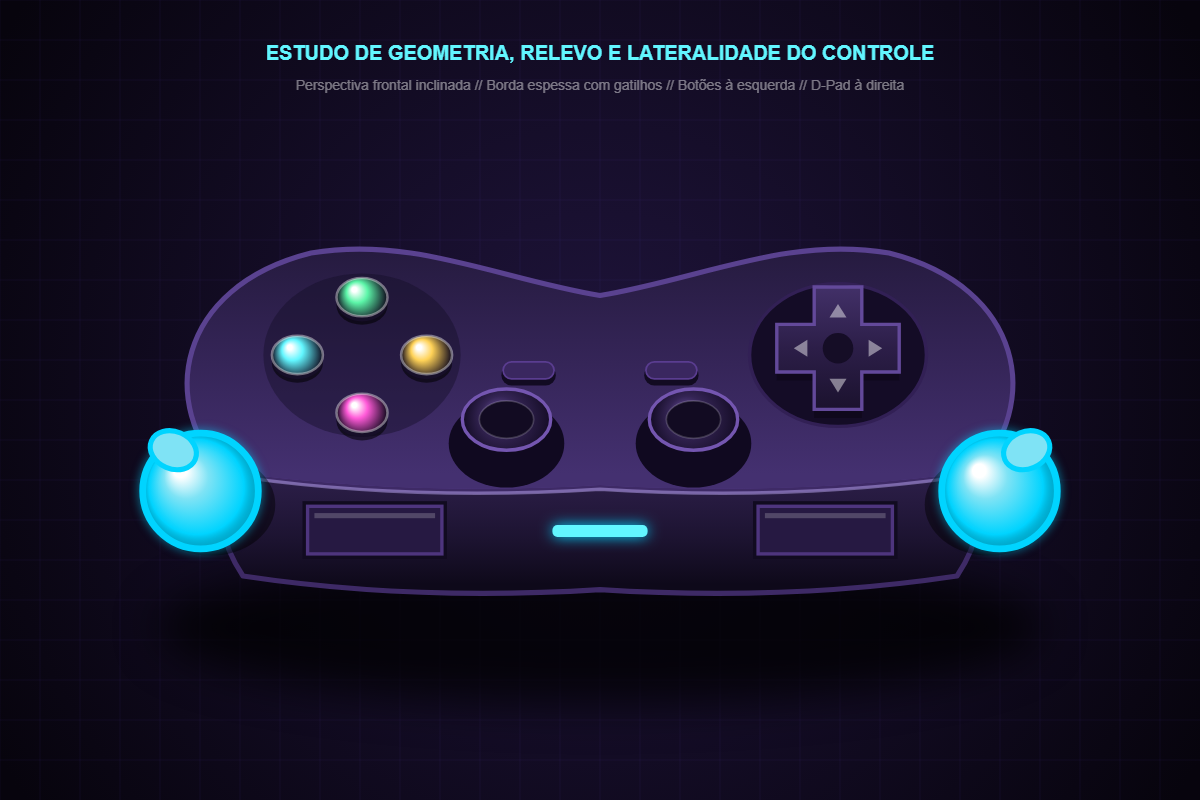
#> input picture conteudo-planejado/videos-echo/castlevania-castelo-invertido/v2/teste_controle.png, 1200 x 800 px, given in place of codex-clipboard-95141030-6040-414d-a115-4c83ce9ee360.png, which was not available
$ python gerar_prancha_frenetica.py
#> lines starting #> are read from the running program, lines starting #| are printed output that depends on the picture
import json
import subprocess
import textwrap
from pathlib import Path

from PIL import Image, ImageDraw, ImageEnhance, ImageFont, ImageOps


RAIZ = Path(__file__).resolve().parent
PASTA_ORIGINAL = Path(r"E:\Taren\Documents\1 - Projeto Renda Extra\Postagens\Estratégia Nerd\Curiosidades e dicas\Castlevania - SOTN")
GAMEPLAY = PASTA_ORIGINAL / "GamePlay.mp4"
TRAILER = PASTA_ORIGINAL / "trailer.mp4"
MAPA = PASTA_ORIGINAL / "sotnmap1-SF.png"
PRESS_START = Path(r"C:\Users\WINDOWS\AppData\Local\Temp\codex-clipboard-95141030-6040-414d-a115-4c83ce9ee360.png")
ENCERRAMENTO = RAIZ / "assets" / "teste_t40s_encerramento.png"
SAIDA = RAIZ / "prancha-frenetica"
FONT = Path(r"C:\Windows\Fonts\arial.ttf")


def quadro_video(video: Path, tempo: float, saida: Path):
    subprocess.run([
        "ffmpeg", "-y", "-hide_banner", "-loglevel", "error", "-i", str(video),
        "-ss", str(tempo), "-frames:v", "1", str(saida),
    ], check=True)


def ajustar_640x480(img: Image.Image) -> Image.Image:
    fundo = Image.new("RGB", (640, 480), "black")
    contido = ImageOps.contain(img.convert("RGB"), (640, 480), Image.Resampling.LANCZOS)
    fundo.paste(contido, ((640 - contido.width) // 2, (480 - contido.height) // 2))
    return fundo


def painel(item: dict, imagem: Image.Image) -> Image.Image:
    base = Image.new("RGB", (640, 590), "#101018")
    base.paste(ajustar_640x480(imagem), (0, 0))
    draw = ImageDraw.Draw(base)
    titulo = ImageFont.truetype(str(FONT), 22)
    corpo = ImageFont.truetype(str(FONT), 18)
    draw.text((14, 490), f"{item['n']:02d}  {item['inicio']:.2f}–{item['fim']:.2f}s  ·  {item['fonte']}", font=titulo, fill="white")
    acao = " / ".join(textwrap.wrap(item["acao"], 54))
    transicao = " / ".join(textwrap.wrap("Transição: " + item["transicao"], 54))
    draw.text((14, 521), acao, font=corpo, fill="#d9e2ff")
    draw.text((14, 551), transicao, font=corpo, fill="#75e7ff")
    return base


def montar_pagina(paineis: list[Image.Image], caminho: Path):
    linhas = (len(paineis) + 1) // 2
    folha = Image.new("RGB", (1300, linhas * 600), "#07040d")
    for i, p in enumerate(paineis):
        folha.paste(p, ((i % 2) * 650 + 5, (i // 2) * 600 + 5))
    folha.save(caminho, optimize=True)


def main():
    SAIDA.mkdir(exist_ok=True)
    itens = json.loads((RAIZ / "timeline-frenetica.json").read_text(encoding="utf-8"))
#> (reads conteudo-planejado/videos-echo/castlevania-castelo-invertido/v2/timeline-frenetica.json from the repository)
    paineis = []

    for item in itens:
        bruto = SAIDA / f"bruto_{item['n']:02d}.png"
        if item["fonte"] == "press-start":
            captura = Image.open(PRESS_START)
#> captura is the input picture: PIL image 1200x800 RGB; mean R, G, B 24.5, 22.7, 47.5
            imagem = captura.crop((0, 180, captura.width, 720))
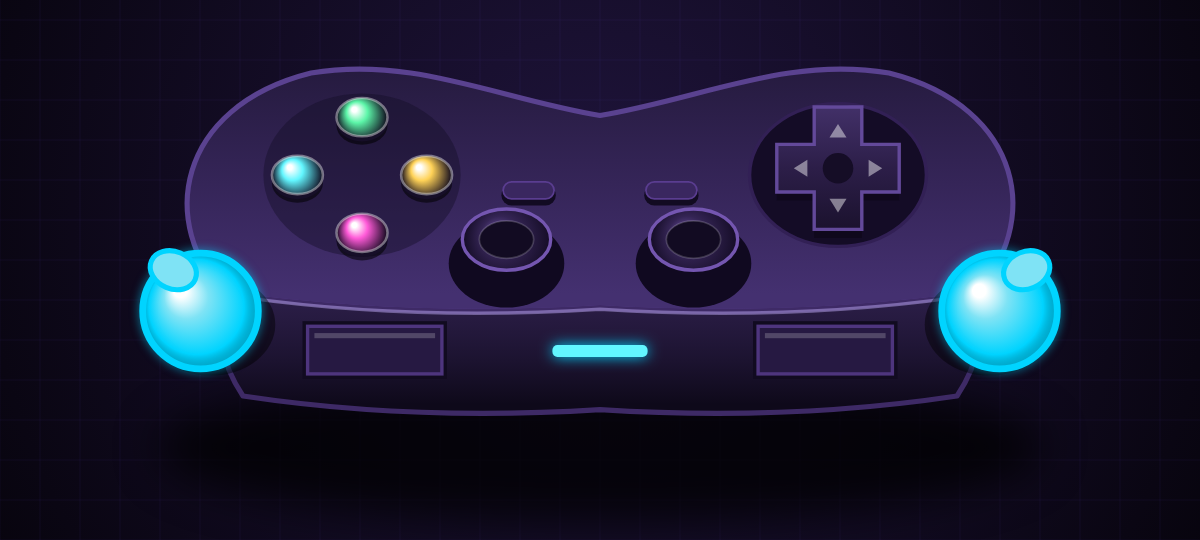
#> imagem: PIL image 1200x540 RGB; mean R, G, B 27.8, 26.8, 54
        elif item["fonte"] == "encerramento":
            imagem = Image.open(ENCERRAMENTO)
        elif item["fonte"] == "mapa":
            fundo_path = SAIDA / "fundo_mapa.png"
            quadro_video(GAMEPLAY, 200.0, fundo_path)
            fundo = ImageEnhance.Brightness(Image.open(fundo_path).convert("RGB")).enhance(0.35)
            mapa = ImageOps.contain(Image.open(MAPA).convert("RGBA"), (600, 460), Image.Resampling.LANCZOS)
            fundo = fundo.convert("RGBA")
            fundo.alpha_composite(mapa, ((640 - mapa.width) // 2, (480 - mapa.height) // 2))
            imagem = fundo.convert("RGB")
        else:
            fonte = GAMEPLAY if item["fonte"] == "gameplay" else TRAILER
            quadro_video(fonte, item["origem"], bruto)
            imagem = Image.open(bruto)
        paineis.append(painel(item, imagem))
#> in painel, `base = Image.new("RGB", (640, 590), "#101018")`:
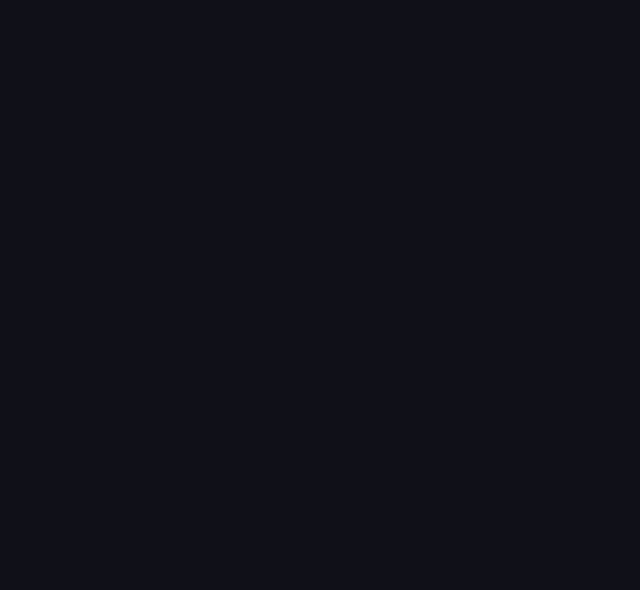
#> base: PIL image 640x590 RGB; mean R, G, B 16, 16, 24
#> in ajustar_640x480, `fundo = Image.new("RGB", (640, 480), "black")`: fundo: PIL image 640x480 RGB; every value is 0
#> in ajustar_640x480, `fundo.paste(contido, ((640 - contido.width) // 2, (480 - contido.heigh..`:
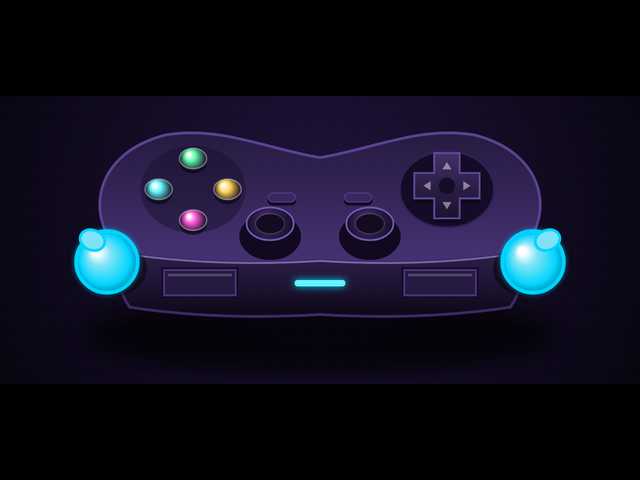
#> fundo: PIL image 640x480 RGB; mean R, G, B 16.7, 16.1, 32.4
#> in painel, `base.paste(ajustar_640x480(imagem), (0, 0))`:
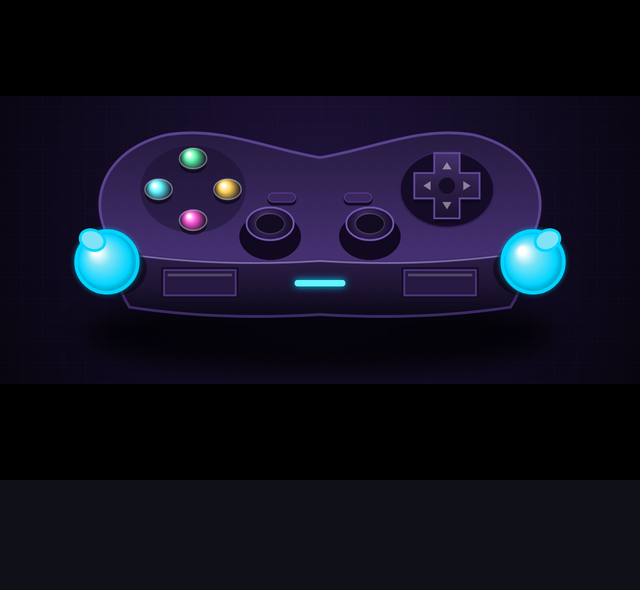
#> base: PIL image 640x590 RGB; mean R, G, B 16.6, 16, 30.8
#> pass 2 of the loop in main, `for item in itens:`:
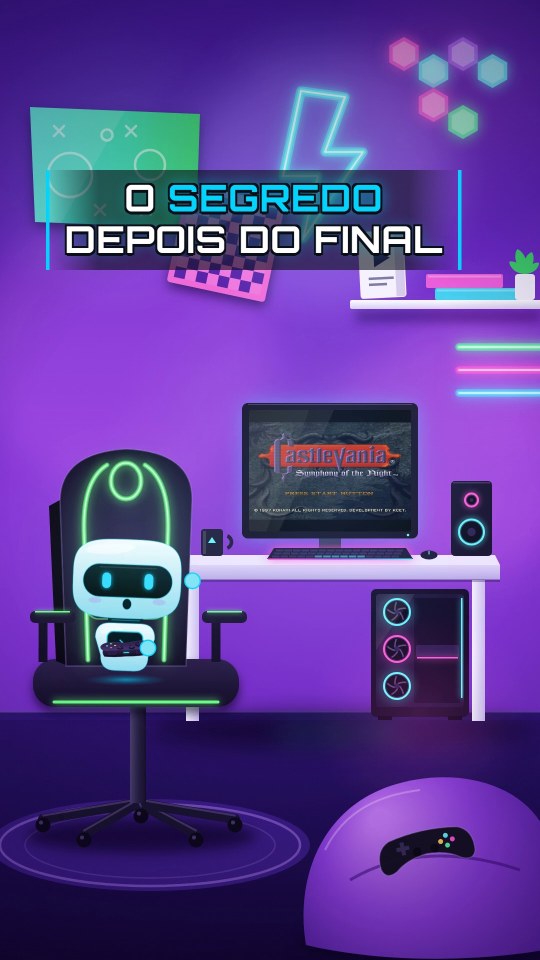
#> input picture conteudo-planejado/videos-echo/castlevania-castelo-invertido/v2/capa/capa_a.jpg, 1080 x 1920 px, given in place of bruto_02.png, which was not available (shown at 1/2 size)
#> in main, imagem is the input picture: PIL image 1080x1920 RGB; mean R, G, B 90.9, 63.6, 148.8
#> contido: PIL image 270x480 RGB
#> in ajustar_640x480 (call 2), `fundo.paste(contido, ((640 - contido.width) // 2, (480 - contido.heigh..`:
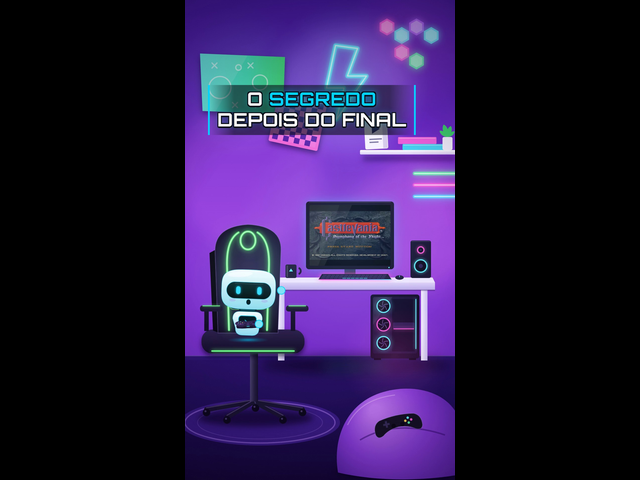
#> fundo: PIL image 640x480 RGB; mean R, G, B 38.3, 26.8, 62.7
#> in painel (call 2), `base.paste(ajustar_640x480(imagem), (0, 0))`:
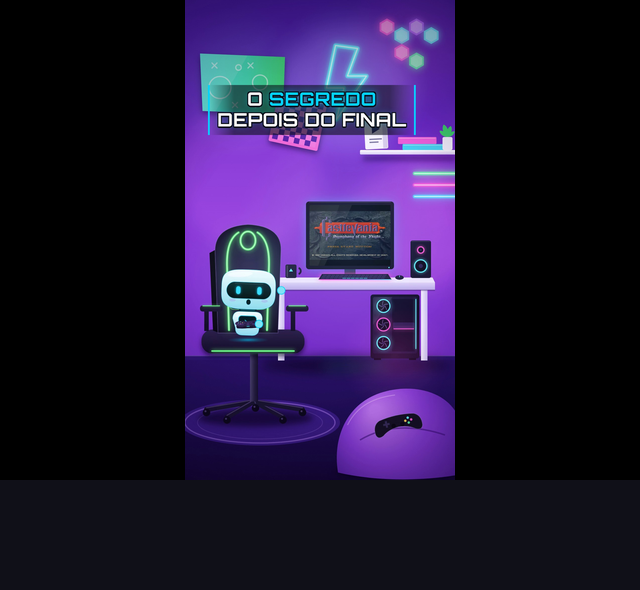
#> base: PIL image 640x590 RGB; mean R, G, B 34.2, 24.8, 55.5

    montar_pagina(paineis[:10], SAIDA / "prancha-01-planos-01-10.png")
    montar_pagina(paineis[10:20], SAIDA / "prancha-02-planos-11-20.png")
    montar_pagina(paineis[20:], SAIDA / "prancha-03-planos-21-29.png")

    captura = Image.open(PRESS_START)
    base_on = ajustar_640x480(captura.crop((0, 180, captura.width, 720)))
    off_path = SAIDA / "press_start_off.png"
    quadro_video(GAMEPLAY, 3.5, off_path)
    estados = [
        painel({"n": 1, "inicio": 0, "fim": 0.8, "fonte": "PRESS START aceso", "acao": "opção visível", "transicao": "piscar natural"}, base_on),
        painel({"n": 2, "inicio": 0.8, "fim": 1.6, "fonte": "PRESS START apagado", "acao": "opção invisível", "transicao": "piscar natural"}, Image.open(off_path)),
        painel({"n": 3, "inicio": 1.6, "fim": 2.8, "fonte": "PRESS START aceso", "acao": "opção retorna antes do zoom", "transicao": "zoom no monitor"}, base_on),
    ]
    folha = Image.new("RGB", (1950, 600), "#07040d")
    for i, estado in enumerate(estados):
        folha.paste(estado, (i * 650 + 5, 5))
    folha.save(SAIDA / "prancha-press-start-3-estados.png", optimize=True)

    print("3 pranchas temporais + prancha PRESS START geradas")


if __name__ == "__main__":
#> (the run stopped early here; a loop or call above may not have finished)
